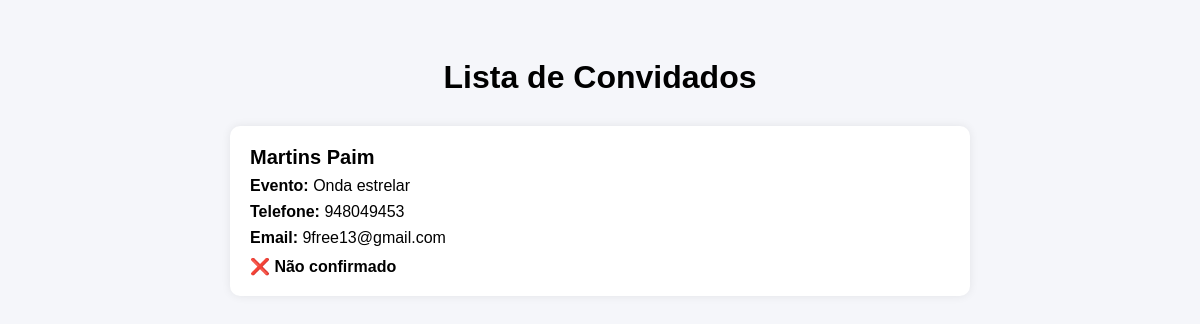
Page /guests/ on the committed database.
### guests/models.py (models this page shows, shortened)
class Guest(models.Model):
    STATUS_CHOICES = [
        ('pendente', 'Pendente'),
        ('confirmado', 'Confirmado'),
        ('recusado', 'Recusado'),
    ]
    event = models.ForeignKey(Event, on_delete=models.CASCADE)
    full_name = models.CharField(max_length=200)
    phone = models.CharField(max_length=20)
    email = models.EmailField(blank=True)
    status = models.CharField(max_length=20, choices=STATUS_CHOICES, default='pendente')
    token = models.UUIDField(default=uuid.uuid4, editable=False, unique=True)

### events/models.py (models this page shows, shortened)
class Event(models.Model):
    EVENT_TYPES = [
        ('aniversario', 'Aniversário'),
        ('casamento', 'Casamento'),
        ('noivado', 'Noivado'),
        ('baptizado', 'Baptizado'),
        ('cha_de_bebe', 'Chá de bebé'),
        ('formatura', 'Formatura'),
        ('conferencia', 'Conferência'),
        ('reuniao', 'Reunião'),
        ('evento_corporativo', 'Evento corporativo'),
        ('outro', 'Outro'),
    ]
    name = models.CharField(max_length=200)
    event_type = models.CharField(max_length=30, choices=EVENT_TYPES)
    custom_event_type = models.CharField(max_length=100, blank=True)
    date = models.DateField()
    location = models.CharField(max_length=255)
    description = models.TextField(blank=True)
    created_at = models.DateTimeField(auto_now_add=True)

### guests/views.py (the view)
# urls.py: path('guests/', views.guest_list, name='guest_list'),
def guest_list(request):
    guests = Guest.objects.all().order_by('-id')
    return render(request, 'guests/guest_list.html', {'guests': guests})

### guests/templates/guests/guest_list.html (shortened to what this page needs)
<!DOCTYPE html>
<html>
<head>
</head>
<body>
    <h1>Lista de Convidados</h1>
    {% if guests %}
        {% for guest in guests %}
            <div class="card">
                <div class="name">{{ guest.full_name }}</div>
                <div class="info"><strong>Evento:</strong> {{ guest.event.name }}</div>
                <div class="info"><strong>Telefone:</strong> {{ guest.phone }}</div>
                <div class="info"><strong>Email:</strong> {{ guest.email }}</div>
                <div class="status">
                    {% if guest.confirmed %}
                        ✅ Confirmado
                    {% else %}
                        ❌ Não confirmado
                    {% endif %}
                </div>
            </div>
        {% endfor %}
    {% else %}
        <p class="empty">Nenhum convidado encontrado.</p>
    {% endif %}
</body>
</html>

### guests/templates/guests/guest_list.html (style rules this page uses)
body { font-family: Arial, sans-serif; background: #f5f6fa; padding: 30px; }
h1 { text-align: center; margin-bottom: 30px; }
.card { background: white; width: 700px; margin: 15px auto; padding: 20px; border-radius: 10px; box-shadow: 0 0 10px rgba(0,0,0,0.08); }
.name { font-size: 20px; font-weight: bold; }
.info { margin-top: 8px; font-size: 16px; }
.status { margin-top: 10px; font-weight: bold; }

### rows in the picture
Guest: full_name "Martins Paim", event.name "Onda estrelar", phone "948049453", email "9free13@gmail.com"
